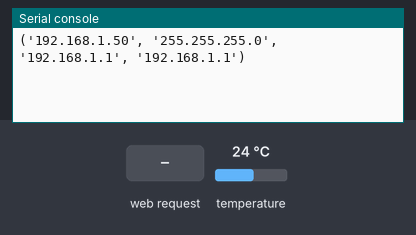
This program was run on a simulated ESP32 board running MicroPython. On the bench: the last lines printed to the serial console. The inputs (shaded band) are chosen by the test bench; at power-on: temperature 24 °C. WiFi joins after 1.5 s.

Above: at 2.7 s.
2.8 s: HTTP request GET / received
At 3.2 s:
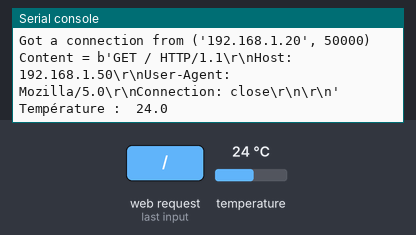
4.3 s: HTTP request GET /TEMPValue received
At 5.5 s:
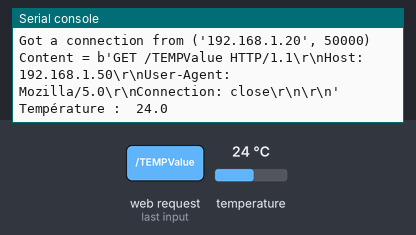

Measured:
- after the input at 2.8 s, the serial console: prints a new line at once (image 1)
- after the input at 4.3 s, the serial console: prints a new line at once (image 2)

The program:

web_temperature_ajax.py
```python
from machine import Pin
import usocket as socket
from machine import Pin
from onewire import OneWire
from ds18x20 import DS18X20
from time import sleep_ms
import network

# user data
ssid = "raspi-webgui" # wifi router name
pw = "touchardNSI" # wifi router password

bus = OneWire(Pin(19))
ds = DS18X20(bus)
capteur_temperature = ds.scan()

temp_celsius=0

def web_page():
    global temp_celsius
    html = """<html>
            <head>
            <title>ESP neopixels Web Server</title>
            <meta charset="UTF-8">
            <meta name="viewport" content="width=device-width, initial-scale=1.0">
            <script>

            setInterval(function() {
            getData();
            }, 5000); //mise à jour toutes les 5000 milli Secondes

            function getData() {
               var xhttp = new XMLHttpRequest();
               xhttp.onreadystatechange = function() {
                    if (this.readyState == 4 && this.status == 200) {
                       document.getElementById("TEMPValue").innerHTML = this.responseText;
                   }
               };
             xhttp.open("GET", "TEMPValue", true);
             xhttp.send();
            }
            </script>
            </head>
            <body>
            <h1>Température de la pièce: <span id="TEMPValue">"""+str(temp_celsius)+"""</span> °C
            </h1>
            </body>
            </html>"""

    return html

def conversion_temerature():
    global temp_celsius
    ds.convert_temp()
    temp_celsius = ds.read_temp(capteur_temperature[0])
    print("Température : ",temp_celsius )


# wifi connection station mode
wifi = network.WLAN(network.STA_IF)
wifi.active(True)
wifi.connect(ssid, pw)

# wait for connection
while not wifi.isconnected():
    pass

# wifi connected
print(wifi.ifconfig())


s = socket.socket(socket.AF_INET, socket.SOCK_STREAM)
s.bind(('', 80))
s.listen(5)


while True:
    conn, addr = s.accept()
    print('Got a connection from %s' % str(addr))
    request = conn.recv(1024)
    request = str(request)
    print('Content = %s' % request)
    root = request.find('/ ')               #demande de la page html
    temp = request.find('/TEMPValue')       #demande de température
    conversion_temerature()
    if root==6:
        conn.send('HTTP/1.1 200 OK\n')
        conn.send('Content-Type: text/html\n') #html
        conn.send('Connection: close\n\n')
        response = web_page()
        conn.sendall(response)
        conn.close()
    elif temp==6:
        conn.send('HTTP/1.1 200 OK\n')
        conn.send('Content-Type: text/plane\n') #que du texte
        conn.send('Connection: close\n\n')
        conn.sendall(str(temp_celsius))
        conn.close()
```
